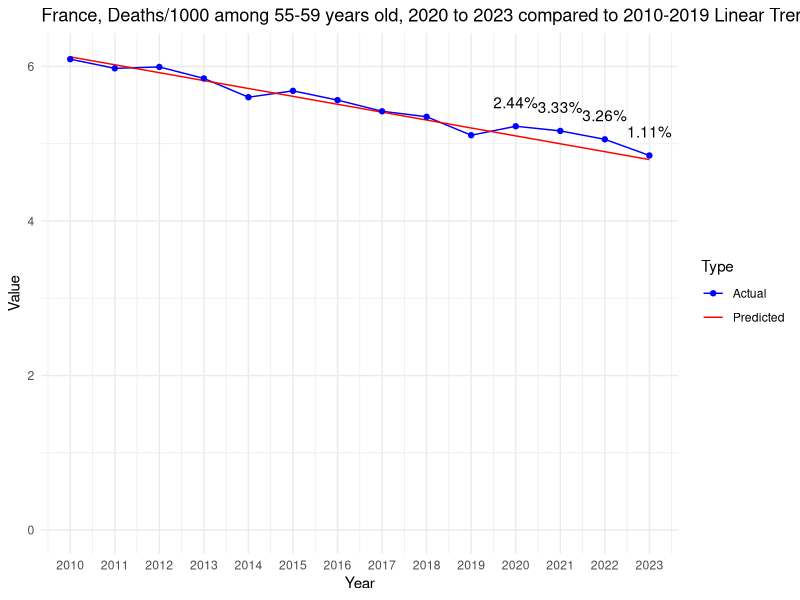

The R script that drew this image:
# Load necessary libraries
library(dplyr)
library(readr)
library(ggplot2)

# Defines the data as a named vector
data <- c(
`2010` = 6.09396385922941, `2011` = 5.97535635842891, `2012` = 5.99357314172229, `2013` = 5.84482672667355, `2014` = 5.60193901430507,
`2015` = 5.68409412472446, `2016` = 5.56430037055801, `2017` = 5.41969711668638, `2018` = 5.3486921009372, `2019` = 5.10992948368664,
`2020` = 5.22595107830912, `2021` = 5.16568394831411, `2022` = 5.05658212150852, `2023` = 4.84765365596986
)

# Extracts data for the decade and recent years
decade <- data[as.character(2010:2019)]
recent_years <- data[as.character(2020:2023)]

# Fits a linear model to the decade data
years <- as.numeric(names(decade))
lm_model <- lm(decade ~ years)

# Predicts values for 2020 to 2023 based on the linear model
predicted_values <- predict(lm_model, newdata = data.frame(years = as.numeric(names(recent_years))))

# Calculates deviations from the linear trend
deviations <- recent_years - predicted_values

# Calculates the mean and standard deviation of the decade
decade_mean <- mean(decade)
decade_stddev <- sd(decade)

# Initializes vectors to store the calculated values
z_scores <- numeric(length(recent_years))
percent_deviations <- numeric(length(recent_years))

# Calculates and store the Z-scores, deviations, and percentage of deviations for recent years
for (i in 1:length(recent_years)) {
  year <- names(recent_years)[i]
  z_scores[i] <- (recent_years[year] - decade_mean) / decade_stddev
  deviation <- deviations[year]
  percent_deviations[i] <- (deviation / predicted_values[i]) * 100
  cat(sprintf("Year: %s, Z-score: %f, Deviation from linear trend: %f, Percentage of deviation: %f%%\n",
              year, z_scores[i], deviation, percent_deviations[i]))
}

# Prepare an extended range for predictions, including 2020 to 2023
extended_years <- as.numeric(c(names(decade), names(recent_years)))

# Predict values for the extended range based on the linear model
extended_predicted_values <- predict(lm_model, newdata = data.frame(years = extended_years))

# Create a data frame for plotting actual values
actual_plot_data <- data.frame(
  Year = as.numeric(names(data)),
  Value = data,
  Type = "Actual"
)

# Create a data frame for plotting predicted values
predicted_plot_data <- data.frame(
  Year = extended_years,
  Value = extended_predicted_values,
  Type = "Predicted"
)

# Combine actual and predicted data
plot_data <- rbind(actual_plot_data, predicted_plot_data)

# Create the line chart
p <- ggplot(plot_data, aes(x = Year, y = Value, color = Type)) +
  geom_line(aes(group = Type)) +
  geom_point(data = actual_plot_data, aes(x = Year, y = Value)) +
  theme_minimal() +
  labs(title = "France, Deaths/1000 among 55-59 years old, 2020 to 2023 compared to 2010-2019 Linear Trend", x = "Year", y = "Value") +
  scale_color_manual(values = c("Actual" = "blue", "Predicted" = "red")) +
  scale_y_continuous(labels = scales::comma, limits = c(0, max(plot_data$Value))) +
  scale_x_continuous(breaks = extended_years) # Set breaks to every year

# Add percentage of deviation annotations for 2020 to 2023
for (i in 1:length(recent_years)) {
  year <- as.numeric(names(recent_years)[i])
  deviation_value <- percent_deviations[i]
  p <- p + annotate("text", x = year, y = data[as.character(year)], label = paste0(round(deviation_value, 2), "%"), vjust = -1.5)
}

# Print the plot
print(p)